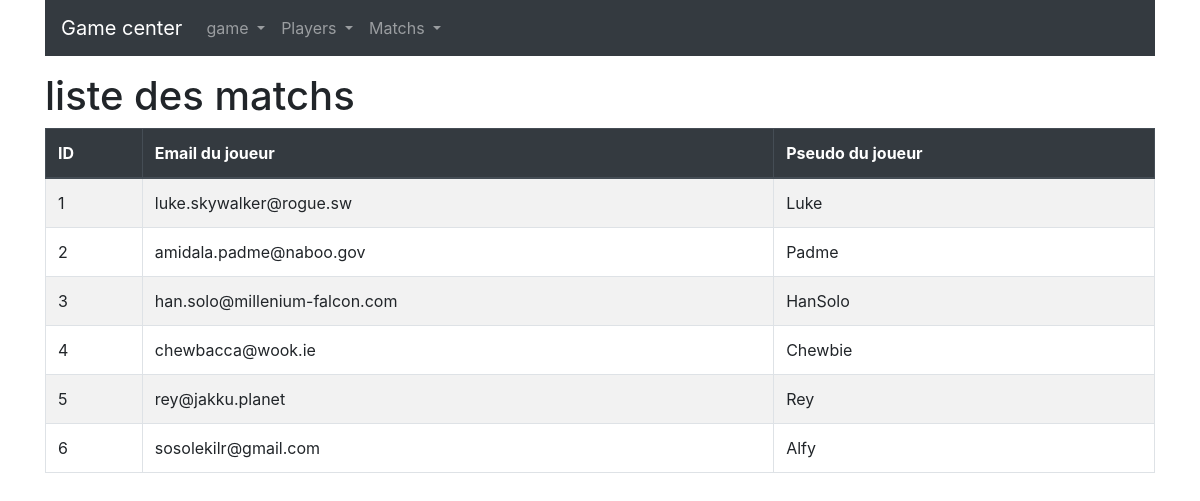
Screenshot of /wf3_php_final_sorenn/index.php?controler=player&methode=list with the database file from the repository.
### tables this page shows
CREATE TABLE `player` (
  `id` int(11) NOT NULL,
  `email` varchar(80) NOT NULL,
  `nickname` varchar(40) NOT NULL
);

### wf3_php_final_sorenn/Controlers/Controler.php (called while the page is built, shortened)
<?php
abstract class Controler
{
    public function affichage($fichier, array $parametres = [])
    {
        extract($parametres);
        include "vues/$fichier";
    }
}

### wf3_php_final_sorenn/Controlers/PlayerControler.php (called while the page is built, shortened)
<?php
class PlayerControler extends Controler
{
    public function list()
    {
        $player = Bdd::selection("player");
        $this->affichage("player/list.html.php", [
            "h1" => "liste des matchs",
            "players" => $player,
        ]);
    }
}

### wf3_php_final_sorenn/index.php (called while the page is built, shortened)
<?php
$methode = $_GET["methode"] ?? "list";
$id = $_GET["id"] ?? null;
$classControler = new $callControler;
$classControler->$methode($id);

### wf3_php_final_sorenn/Modeles/Bdd.php (called while the page is built, shortened)
<?php
abstract class Bdd
{
    static public function connection(): Object
    {
        return new PDO("mysql:host=localhost;dbname=wf3_php_final_sorenn", "root", "");
    }
    static public function selection(string $table)
    {
        $class = "Modeles\Entities\\" . ucfirst($table);
        $request = self::connection()->query("SELECT * FROM $table");
        $request->setFetchMode(PDO::FETCH_CLASS, $class);
        return $request->fetchall();
    }
}

### wf3_php_final_sorenn/inc/autoload.php (called while the page is built, shortened)
<?php
function classAuto($class)
{
    $class = str_replace("\\", "/", $class);
}

### wf3_php_final_sorenn/Modeles/Entities/BaseEntity.php (called while the page is built, shortened)
<?php
abstract class BaseEntity
{
    protected $id;
    public function getId()
    {
        return $this->id;
    }
}

### wf3_php_final_sorenn/Modeles/Entities/Player.php (called while the page is built, shortened)
<?php
class Player extends BaseEntity
{
    private $email;
    private $nickname;
    public function getEmail()
    {
        return $this->email;
    }
    public function getNickname()
    {
        return $this->nickname;
    }
}

### wf3_php_final_sorenn/vues/player/list.html.php (the view)
<table class="table table-bordered table-striped">
    <thead class="thead-dark">
        <th>ID</th>
        <th>Email du joueur</th>
        <th>Pseudo du joueur</th>
    </thead>
    <tbody>
        <?php foreach ($players as $player) : ?>
            <tr>
                <td>
                    <?= $player->getId() ?>
                </td>
                <td>
                    <?= $player->getEmail() ?>
                </td>
                <td>
                    <?= $player->getNickname() ?>
                </td>
            </tr>
        <?php endforeach; ?>
    </tbody>
</table>

### rows the page displays
player: id "1", email "luke.skywalker@rogue.sw", nickname "Luke"
player: id "2", email "amidala.padme@naboo.gov", nickname "Padme"
player: id "3", email "han.solo@millenium-falcon.com", nickname "HanSolo"
player: id "4", email "chewbacca@wook.ie", nickname "Chewbie"
player: id "5", email "rey@jakku.planet", nickname "Rey"
player: id "6", email "sosolekilr@gmail.com", nickname "Alfy"

### other values shown
$h1 "liste des matchs"
